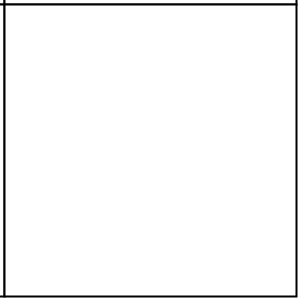
Frame 1 (no input)
Frame 60 (the mouse pressed at the canvas centre just before this capture): identical to frame 1, image omitted
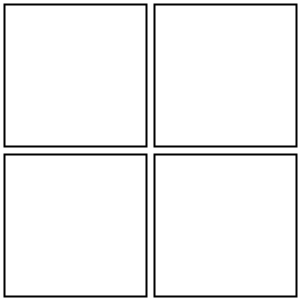
Frame 120 (the mouse held since frame 60 and released just before this capture)

The Processing sketch that drew these frames (run headless with seeded random() and noise(); from frame 60 on, the mouse is pressed at the canvas centre):

// Processing sketch: z_desafio_4rect
// ── z_desafio_4rect.pde
void setup()
{
  size(300, 300);
  background(255);
  
  rectMode(CORNERS);
  strokeWeight(2);
}

void draw()
{
  background(255);
  
  rect(4, 4, mouseX-4, mouseY-4);              //superior esq
  rect(4, mouseY+4, mouseX-4, height-4);       //inferior esq
  rect(mouseX+4, 4, width-4, mouseY-4);        //superior dir
  rect(mouseX+4, mouseY+4, width-4, height-4); //inferior dir
}
